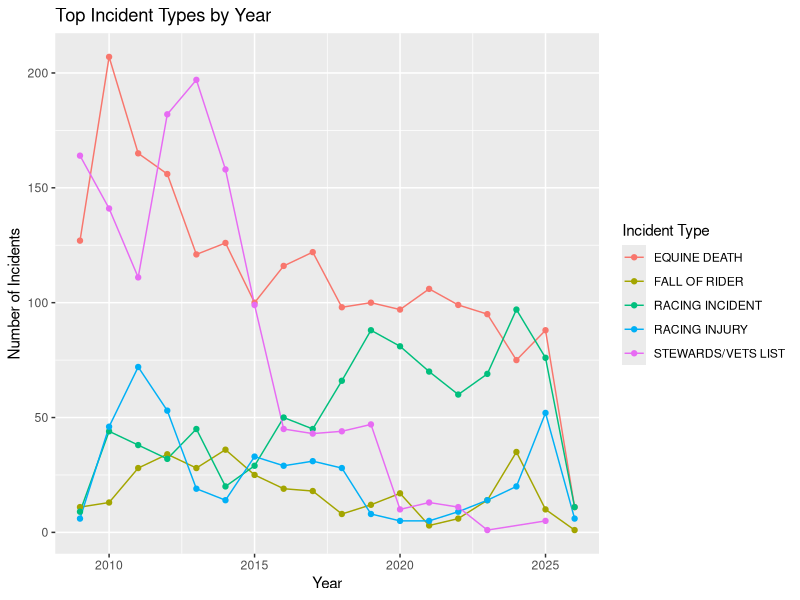

This figure's R source:
## ---- chunk 1
# Example: load a dataset (replace with your own)
library(readr)
horses <- read_csv("data/Equine_Death_and_Breakdown.csv")
## ---- chunk 2
# library(dplyr)
# summary(data_clean)
## ---- chunk 3
# library(ggplot2)
# ggplot(data_clean, aes(x = some_numeric_variable)) +
#   geom_histogram(binwidth = 5, color = "white") +
#   labs(x = "Some Variable", y = "Count", title = "Distribution of Some Variable")
## ---- chunk 4
library(readr)

Equine_Death_and_Breakdown <- read_csv("data/Equine_Death_and_Breakdown.csv")
## ---- chunk 5
incident_summary <- as.data.frame(
  sort(table(Equine_Death_and_Breakdown[["Incident Type"]]), decreasing = TRUE)
)

names(incident_summary) <- c("Incident Type", "n")

incident_summary
## ---- chunk 6
library(ggplot2)

top_incident_types <- incident_summary$`Incident Type`[1:5]

incident_year_data <- Equine_Death_and_Breakdown[
  Equine_Death_and_Breakdown[["Incident Type"]] %in% top_incident_types &
    !is.na(Equine_Death_and_Breakdown[["Year"]]),
]

incident_year_summary <- as.data.frame(
  table(
    Year = incident_year_data[["Year"]],
    Incident_Type = incident_year_data[["Incident Type"]]
  )
)

names(incident_year_summary) <- c("Year", "Incident Type", "n")

incident_year_summary <- incident_year_summary[incident_year_summary$n > 0, ]

incident_year_summary$Year <- as.numeric(as.character(incident_year_summary$Year))

ggplot(incident_year_summary, 
       aes(x = Year, y = n, color = `Incident Type`, group = `Incident Type`)) +
  geom_line() +
  geom_point() +
  labs(
    title = "Top Incident Types by Year",
    x = "Year",
    y = "Number of Incidents",
    color = "Incident Type"
  )
## ---- chunk 7
sessionInfo()
